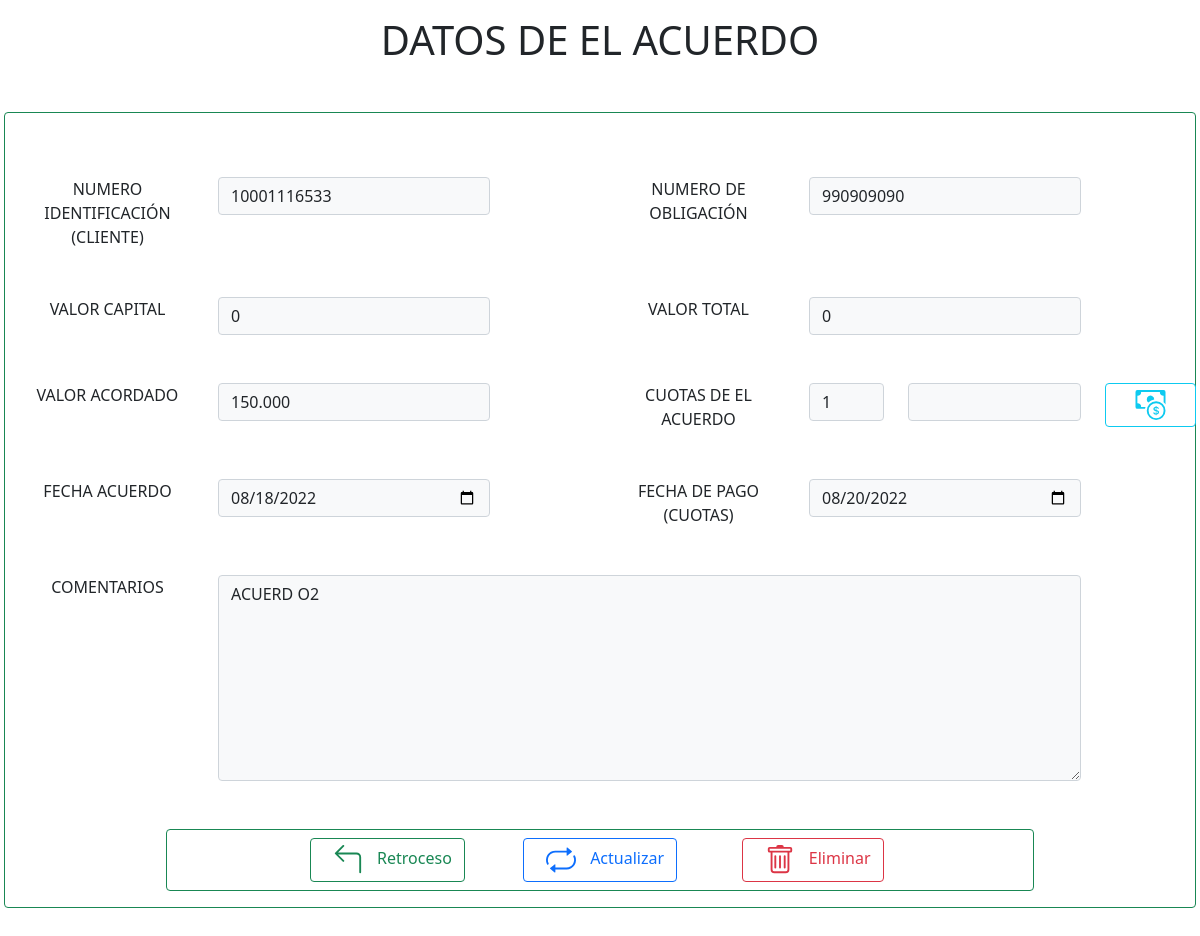
The page /forms/acuerdo_pago/actions/editar_acuerdo.php?idAcuerdo=21 on the database as committed earlier.
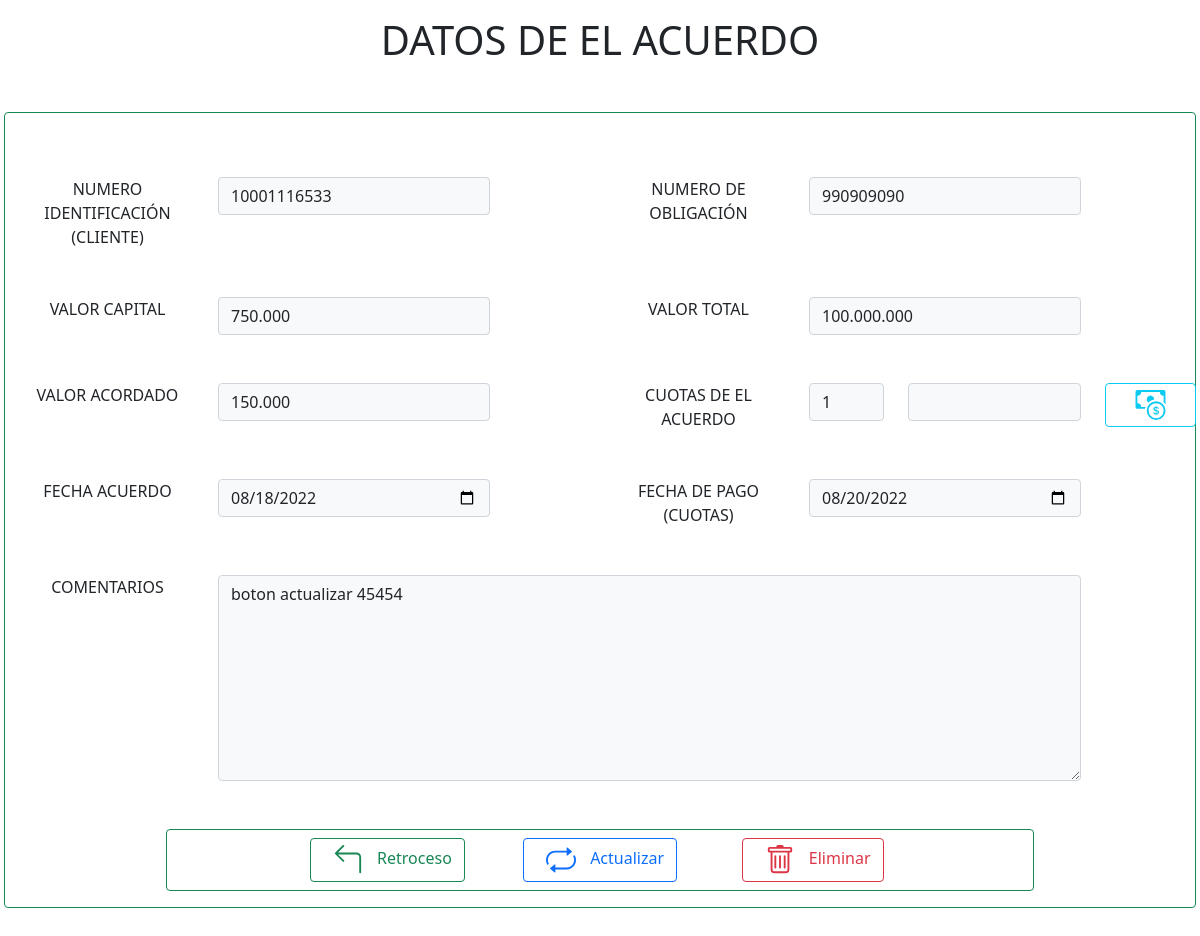
The same page on the database as committed later.
### tables this page shows
CREATE TABLE `acuerdos` (
  `idacuerdo` int(3) NOT NULL COMMENT 'auto incremento IDENTIFICA ACUERDO DE PAGO',
  `numobligacion` bigint(20) NOT NULL COMMENT 'numero de obligacion por la cual se realiza acuerdo',
  `idcliente` varchar(11) NOT NULL COMMENT 'id de cliente que realiza el acuerdo',
  `fechaacuerdo` date NOT NULL COMMENT 'fecha en la cual se realiza el acuerdo de pago',
  `fechapago` date NOT NULL COMMENT 'fecha en la cual tendra que pagar',
  `valor` int(11) NOT NULL COMMENT 'valor por el cual se realiza el acuerdo',
  `cuotas` tinyint(2) NOT NULL COMMENT 'numero de cuotas a diferir el pago',
  `tipo` varchar(10) GENERATED ALWAYS AS (if((`cuotas` = 1),'CONTADO','CUOTAS')) VIRTUAL COMMENT 'modalidad, de contado o a cuotas',
  `comentarios` varchar(255) DEFAULT NULL COMMENT 'comentarios de el acuerdo'
);

CREATE TABLE `infclient` (
  `numobligacion` bigint(20) NOT NULL COMMENT 'numero de obligación a pagar de cliente',
  `idcliente` varchar(11) NOT NULL COMMENT 'numero de identificacion de cliente con deuda',
  `nombrecliente` varchar(50) NOT NULL COMMENT 'nombre de el cliente',
  `edad` int(100) NOT NULL COMMENT 'edad de el cliente',
  `ciudadresidencia` varchar(50) DEFAULT NULL COMMENT 'ciudad de donde reside el cliente',
  `numcelular` varchar(10) DEFAULT NULL COMMENT 'numero de celular de cliente',
  `correocliente` varchar(50) DEFAULT NULL COMMENT 'correo de cliente ',
  `saldocapital` int(11) NOT NULL COMMENT 'el 50% de este valor, sera el min a cobrar',
  `saltototal` int(11) NOT NULL COMMENT 'este valor será el mayor a cobrar'
);

### forms/acuerdo_pago/actions/editar_acuerdo.php (the view, shortened to what the changed rows need)
<?php
    include('../../../conexion/con_database.php');
    $idAcuerdo = $_GET['idAcuerdo'];
    $querySelect = "SELECT * FROM acuerdos WHERE idacuerdo = '" .$idAcuerdo. "'";
    $consulta = mysqli_query($conexion, $querySelect);
    $info_Acuerdo = mysqli_fetch_row($consulta);
    $querySelect = "SELECT * FROM infclient WHERE numobligacion = '" .$info_Acuerdo[1]. "'";
    $consulta = mysqli_query($conexion, $querySelect);
    $info_Cliente = mysqli_fetch_row($consulta);
?>
<head>
    <link href="../../../css/bootstrap.min.css" rel="stylesheet">
</head>
<section class="p-3 row justify-content-center">
    <h1 class=' text-center mb-5'>DATOS DE EL ACUERDO</h1>
    <form class='border border-success rounded w-90 p-3 text-center' method='POST' action="acciones_acuerdos.php" id='frm_acuedos'>
        <div class='row mt-5'>
            <div class='col-sm-3'>
                <input  class="form-control bg-light" type="number" value=<?php echo $info_Acuerdo[2]?> name="inidCliente" id ="inidCliente" readonly ></input>
            </div>
            <div class="col-sm-3">
                <input  class="form-control bg-light" type="number" value=<?php echo $info_Acuerdo[1]?> id="inNobligAcuerdo" name="inNobligAcuerdo" readonly></input>
            </div>
        </div>
        <div class='row mt-5'>
            <div class=col-sm-3>
                <input class="form-control bg-light" type="text"  value=<?php echo number_format($info_Cliente[7],0,'','.')?> id="inValCapital" name="inValCapital" readonly></input>
            </div>
            <div class=col-sm-3>
                <input class="form-control bg-light" type="text" value=<?php echo number_format($info_Cliente[8],0,'','.')?> id="inValTotal" name="inValTotal" readonly></input>
            </div>
        </div>
        <div class='row mt-5'>
            <div class=col-sm-3>
                <input class="form-control bg-light" type="text" value=<?php echo number_format($info_Acuerdo[5],0,'','.')?> id="inValorAcuerdo" name="inValorAcuerdo"></input>
            </div>
            <div class=col-sm-1>
                <input  class="form-control bg-light" type="number" value=<?php echo $info_Acuerdo[6]?> name="inCuotas" id ="inCuotas" readonly></input>
            </div>
        </div>
        <div class='row mt-5'>
            <div class=col-sm-3>
                <input class="form-control bg-light" type="date" value=<?php echo $info_Acuerdo[3] ?> name="inFechAcuerdo" id='inFechAcuerdo'></input>
            </div>
            <div class=col-sm-3>
                <input class="form-control bg-light" type="date" value=<?php echo $info_Acuerdo[4] ?> name="inFechPago" id='inFechPago'></input>
            </div>
        </div>
        <div class='row mt-5'>
            <div class='col-md-9'>
                <textarea
                    class='form-control bg-light'
                    rows='8'
                    id='inComments'
                    name='inComments'><?php echo $info_Acuerdo[8] ?>
                </textarea>
            </div>
        </div>
</form>
</section>

Rows that differ between the two databases and show on the page:
changed acuerdos: inComments "ACUERD O2" → "boton actualizar 45454"
added infclient: inValCapital "750.000", inValTotal "100.000.000"
Other text that changed with them:
form field inValCapital: "0" → (not shown)
form field inValTotal: "0" → (not shown)
